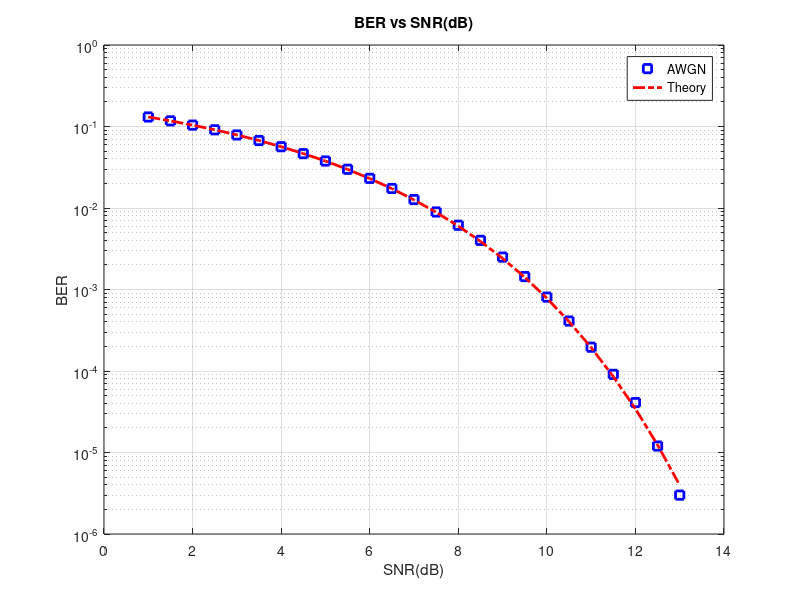

Write the MATLAB code that produced this figure.
clear all;
clc;
rng('shuffle');
SNRdB=[1:0.5:13];% signal to noise ratio
blocklength=1000000;
bits=randi([0,1],[1,blocklength]);% no of bits
BER=zeros(size(SNRdB));% bit error rate
chNoise=(randn(1,blocklength)+1i*randn(1,blocklength));%noise
for k=1:length(SNRdB)
    SNR=10^(SNRdB(k)/10);
    Txbits=sqrt(SNR)*(2*bits-1);%transmission bits
    Rxbits=Txbits+chNoise;%received bits
    Decodebits=((real(Rxbits))>=0);%extracting real part 
    BER(k)=sum(Decodebits~=bits)/blocklength;%bit error rate
    
    
end

semilogy(SNRdB,BER,'bs','LineWidth',2.0);%graph drawn b/w signal to noise ratio and bit error rate
hold on;%to draw another line in the same graph
semilogy(SNRdB,0.5*erfc(sqrt(10.^(SNRdB/10))/sqrt(2)),'r-.','LineWidth',2.0);%graph drwan b/w signal to noise ratio and erfc
axis on;
grid on;
legend('AWGN','Theory')
xlabel('SNR(dB)');
ylabel('BER');
title('BER vs SNR(dB)');


